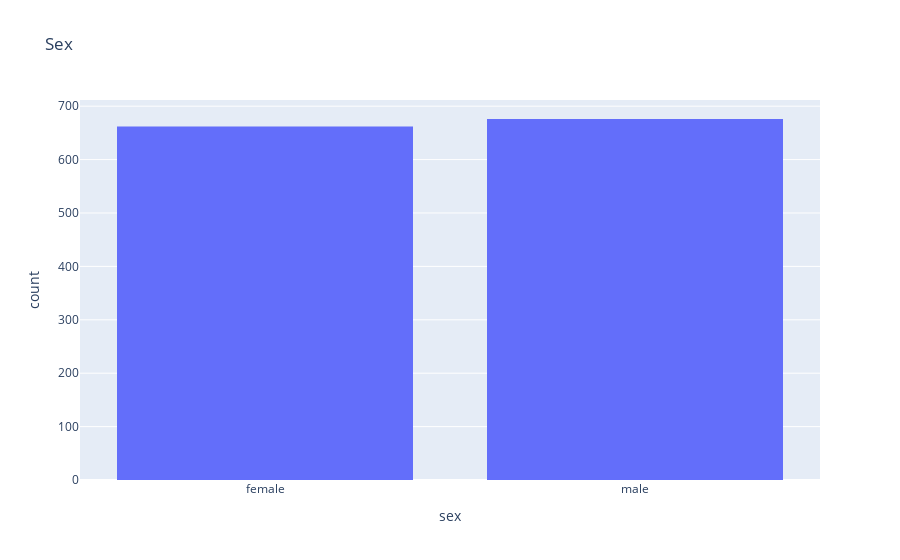

The notebook cell this image was saved under:
### Code cell
px.histogram(medical_df, x='sex', title='Sex')

### Figure 1 — Plotly figure (JSON) as saved in the notebook; plotly's stock layout.template omitted (floating-point values rounded to 4 significant figures; data arrays with more than 128 entries replaced by an {"elided": "..."} marker saying what was removed)
{"data": [{"bingroup": "x", "hovertemplate": "sex=%{x}<br>count=%{y}<extra></extra>", "legendgroup": "", "marker": {"color": "#636efa", "pattern": {"shape": ""}}, "name": "", "orientation": "v", "showlegend": false, "type": "histogram", "x": {"elided": "1338 str values"}, "xaxis": "x", "yaxis": "y"}], "layout": {"barmode": "relative", "legend": {"tracegroupgap": 0}, "title": {"text": "Sex"}, "xaxis": {"anchor": "y", "domain": [0, 1], "title": {"text": "sex"}}, "yaxis": {"anchor": "x", "domain": [0, 1], "title": {"text": "count"}}}}
